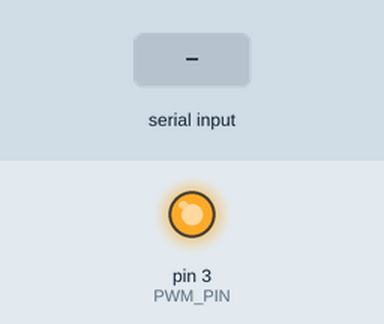
The sketch below on a simulated Arduino Uno, built with avr-gcc and run on an emulated ATmega328P. Shown: output pins drawn as LEDs (lit = HIGH). The test bench sets the inputs (shaded band). What the sketch prints to the serial monitor is not drawn.

Above: at 1.2 s.
1.3 s: byte 30 received over Serial
Timing chart, 0 to 4.3 s (numbered marks = the images above; inputs shaded):
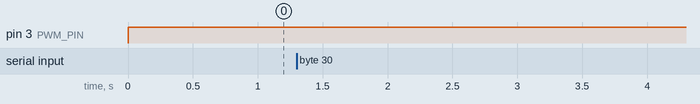

Measured:
- after the input at 1.3 s, every drawn part: stays the same

The sketch:

fan-pwm.ino
```cpp
#include <Arduino.h>

#include <PWM.h>
#define PWM_PIN 3
const int32_t pwmFrequency = 25000; // 25 kHz
int pwmLevel = 255; // Default to full speed

void setup(void) {
  // Enable serial communication over USB
  Serial.begin(9600);

  // Setup PWM output
  InitTimersSafe();
  SetPinFrequencySafe(PWM_PIN, pwmFrequency);
}

void loop(void) {
  // Read data from serial port and set desired PWM level
  while (Serial.available() > 0) {
    int incomingByte = Serial.read();
    Serial.print("Got byte ");
    Serial.print(incomingByte, DEC);
    if (incomingByte >= 48 && incomingByte <= 57) {
      pwmLevel = map(incomingByte, 48, 57, 0, 255);
      Serial.print(", Setting PWM level ");
      Serial.print(pwmLevel, DEC);
      Serial.print("/255");
    }
    Serial.println();
  }

  // Change the PWM output
  pwmWrite(PWM_PIN, pwmLevel);

  delay(100);
}
```
